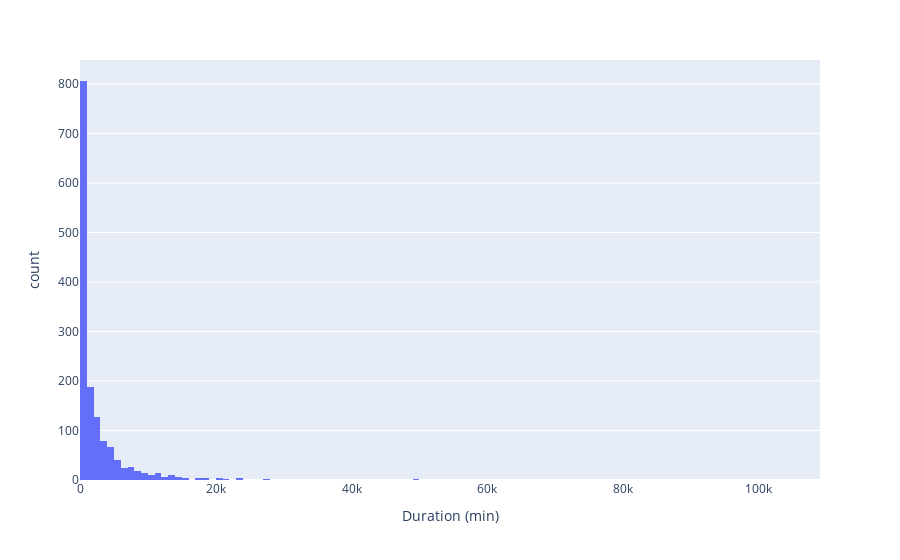

This figure's notebook cell:
### Markdown cell above
### UNIVARIATE ANALYSIS
Look at the distributions of relevant columns separately by using DataFrame operations and drawing at least two relevant plots.

### Code cell
px.histogram(outage, x="OUTAGE.DURATION", labels={"OUTAGE.DURATION": "Duration (min)"})

### Figure 1 — Plotly figure (JSON) as saved in the notebook; plotly's stock layout.template omitted (floating-point values rounded to 4 significant figures; data arrays with more than 128 entries replaced by an {"elided": "..."} marker saying what was removed)
{"data": [{"alignmentgroup": "True", "bingroup": "x", "hovertemplate": "Duration (min)=%{x}<br>count=%{y}<extra></extra>", "legendgroup": "", "marker": {"color": "#636efa", "pattern": {"shape": ""}}, "name": "", "offsetgroup": "", "orientation": "v", "showlegend": false, "type": "histogram", "x": {"elided": "1534 int values"}, "xaxis": "x", "yaxis": "y"}], "layout": {"barmode": "relative", "legend": {"tracegroupgap": 0}, "margin": {"t": 60}, "xaxis": {"anchor": "y", "domain": [0, 1], "title": {"text": "Duration (min)"}}, "yaxis": {"anchor": "x", "domain": [0, 1], "title": {"text": "count"}}}}
